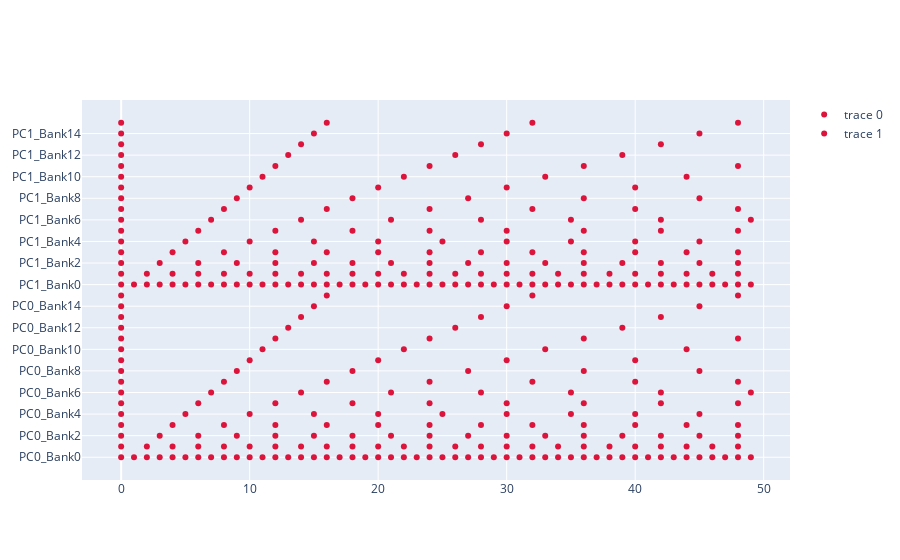

Notebook code for this chart:
### Markdown cell above
Update the data structures

### Code cell
fig.add_trace(
    go.Scatter(
        x=x1,
        y=y1,
        mode="markers",
        marker=dict(color="Crimson")
    )
)

fig.add_trace(
    go.Scatter(
        x=x2,
        y=y2,
        mode="markers",
        marker=dict(color="Crimson")
    )
)

### Figure 1 — Plotly figure (JSON) as saved in the notebook; plotly's stock layout.template omitted (floating-point values rounded to 4 significant figures; data arrays with more than 128 entries replaced by an {"elided": "..."} marker saying what was removed)
{"data": [{"marker": {"color": "Crimson"}, "mode": "markers", "type": "scatter", "x": {"elided": "176 int values"}, "y": {"elided": "176 str values"}}, {"marker": {"color": "Crimson"}, "mode": "markers", "type": "scatter", "x": {"elided": "176 int values"}, "y": {"elided": "176 str values"}}], "layout": {}}
